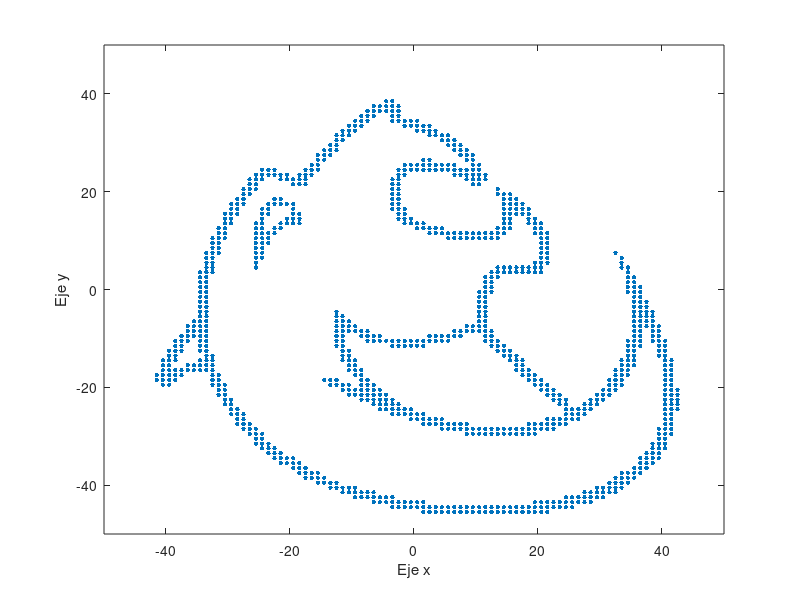
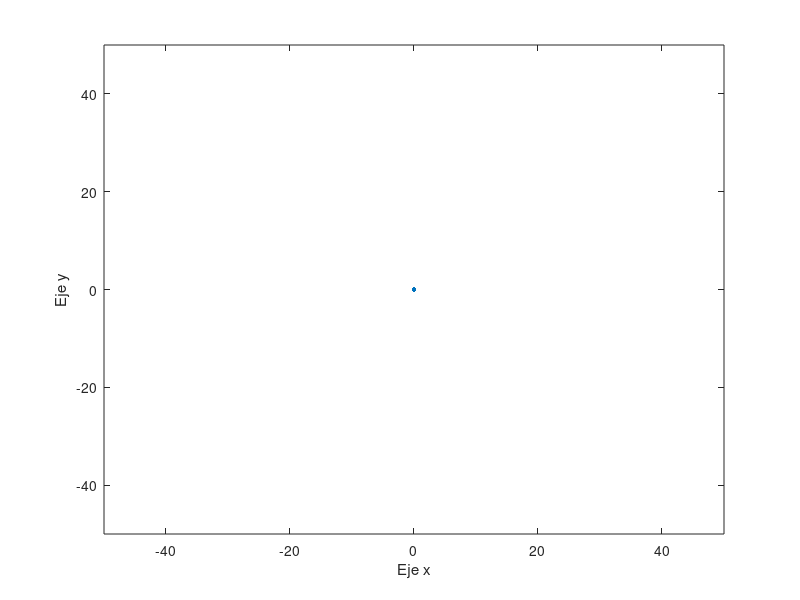
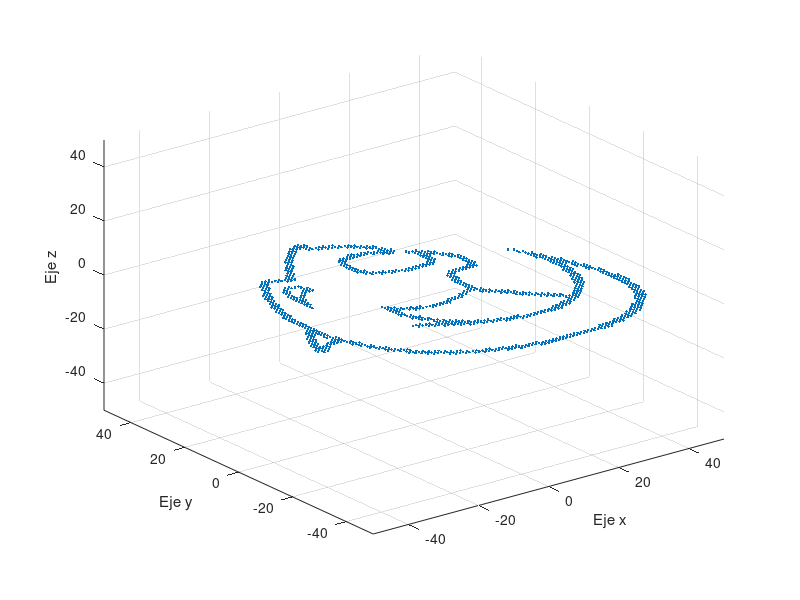
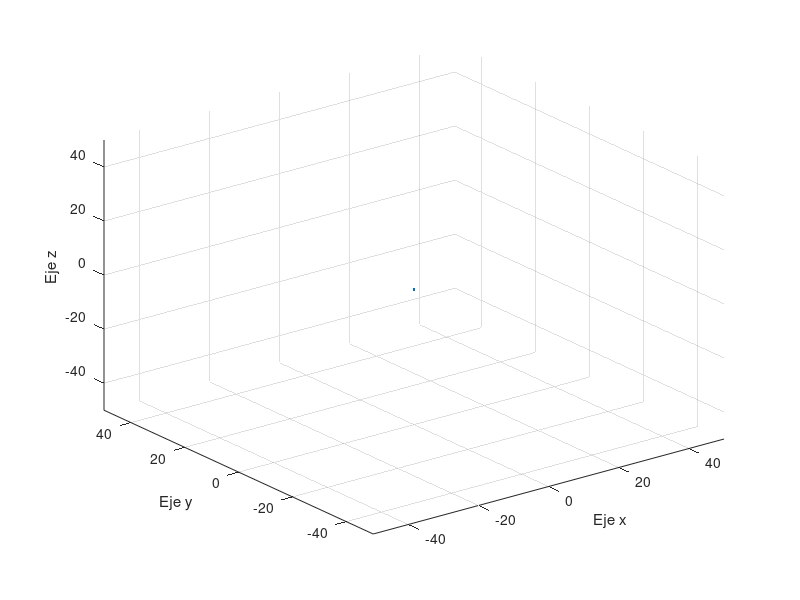

MATLAB code to generate these figures, in order:
%% Rotación de una figura
clear all, close all, clc
% A continuación aplicaremos los conocimientos obtenidos con respecto a
% matrices de rotación y la composición de estas

%% Primero cargamos la data que obtenemos
% el siguiente comando cargará el archivo con las variables para este
% ejercicio

load("kon_points.mat")

% Observarán que en la parte derecha tenemos 1035 puntos tanto para x y z
% De momento solo concentrémonos en x e y.

%% Graficando los puntos
close all
% Para graficar los puntos en 2D, solo necesitamos los valores x e y

figure
plot(x,y, '.', 'markersize', 10)
xlim([-50 50])
ylim([-50 50])
xlabel('Eje x')
ylabel('Eje y')

% Como pueden ver, se muestra una figura del logo de KON con una
% orientación incorrecta, el objetivo es que ustedes roten todos los puntos
% utilizando la matriz de rotación correcta

%% Creando la matriz de rotación
% Recomendamos guíarse de la diapositiva 13 de la presentación para
% construir la matriz de rotación, ten en cuenta con respecto a que eje
% rotarás los puntos y el ángulo que necesitas

R = [];

%% Rotando todos los puntos
% En esta sección debes poder armar el vector de los puntos [x; y; z] y luego
% multiplicarlo por la matriz de rotación. Ten en cuenta que no solo es 1
% punto así que busca la forma óptima de realizarlo. Revisar diapositiva 14


% Una vez que hayas realizado la rotación, guarda los nuevos puntos en las
% siguientes variables
x2 = 0;
y2 = 0;
z2 = 0;

%% Graficando la rotación 
% Ahora solo graficamos y verificamos la correcta rotación de los puntos.

figure
plot(x2,y2, '.', 'markersize', 10)
xlim([-50 50])
ylim([-50 50])
xlabel('Eje x')
ylabel('Eje y')

% Si lo has logrado, podrías intentar ahora hacer una composición de
% rotaciones, trata de que la figura original esté boca abajo utilizando 2
% rotaciones contiguas. 

%% 3D

% Tengamos en cuenta que tenemos puntos en 3 ejes, es decir que podemos
% rotar la figura incluso en 3D, por mas que de momento se vea de solo 2
% dimensiones, utiliza otros ejes para la matriz de rotación y prueba
% también hacer composición de rotaciones en distintos ejes.

% Primero graficamos

figure
plot3(x, y, z, '.')
xlim([-50 50])
ylim([-50 50])
zlim([-50 50])
xlabel('Eje x')
ylabel('Eje y')
zlabel('Eje z')
grid on

%% Rotación en 3D
% ahora efectua la rotación en 3D, recuerda que puedes hacer una
% composicíon de rotaciones

% Guarda tus nuevos puntos
x3 = 0;
y3 = 0;
z3 = 0;

figure
plot3(x3, y3, z3, '.')
xlim([-50 50])
ylim([-50 50])
zlim([-50 50])
xlabel('Eje x')
ylabel('Eje y')
zlabel('Eje z')

grid on

